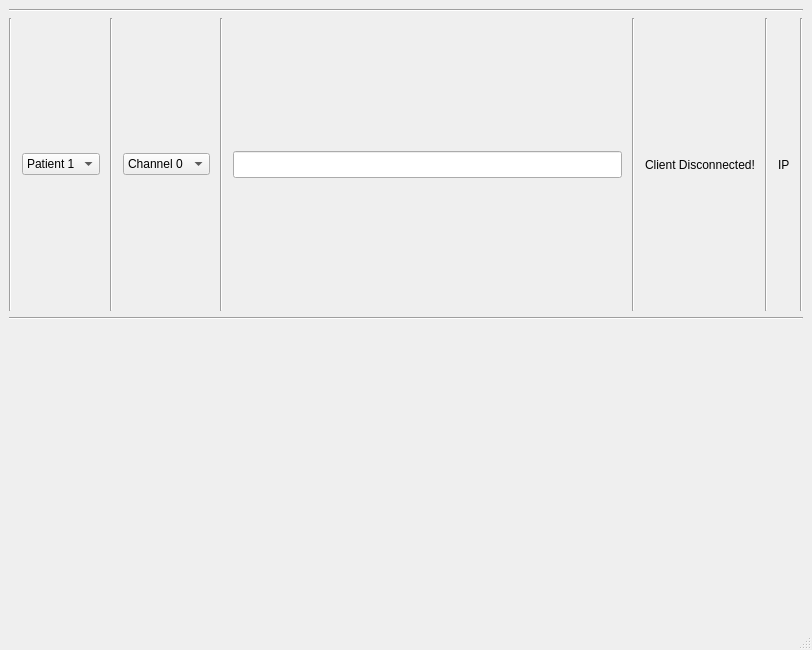
<?xml version="1.0" encoding="UTF-8"?>
<ui version="4.0">
 <class>MainWindow</class>
 <widget class="QMainWindow" name="MainWindow">
  <property name="geometry">
   <rect>
    <x>0</x>
    <y>0</y>
    <width>812</width>
    <height>650</height>
   </rect>
  </property>
  <property name="windowTitle">
   <string>ModMen® Production | EEG Server</string>
  </property>
  <property name="autoFillBackground">
   <bool>false</bool>
  </property>
  <property name="documentMode">
   <bool>false</bool>
  </property>
  <widget class="QWidget" name="centralwidget">
   <layout class="QVBoxLayout" name="verticalLayout">
    <item>
     <widget class="Line" name="line_6">
      <property name="orientation">
       <enum>Qt::Horizontal</enum>
      </property>
     </widget>
    </item>
    <item>
     <layout class="QHBoxLayout" name="horizontalLayout">
      <property name="spacing">
       <number>10</number>
      </property>
      <property name="rightMargin">
       <number>0</number>
      </property>
      <property name="bottomMargin">
       <number>0</number>
      </property>
      <item>
       <widget class="Line" name="line_7">
        <property name="orientation">
         <enum>Qt::Vertical</enum>
        </property>
       </widget>
      </item>
      <item>
       <widget class="QComboBox" name="pt_combo">
        <item>
         <property name="text">
          <string>Patient 1</string>
         </property>
        </item>
        <item>
         <property name="text">
          <string>Patient 2</string>
         </property>
        </item>
       </widget>
      </item>
      <item>
       <widget class="Line" name="line_3">
        <property name="orientation">
         <enum>Qt::Vertical</enum>
        </property>
       </widget>
      </item>
      <item>
       <widget class="QComboBox" name="ch_combo">
        <property name="contextMenuPolicy">
         <enum>Qt::DefaultContextMenu</enum>
        </property>
        <property name="layoutDirection">
         <enum>Qt::LeftToRight</enum>
        </property>
        <item>
         <property name="text">
          <string>Channel 0</string>
         </property>
        </item>
        <item>
         <property name="text">
          <string>Channel 1</string>
         </property>
        </item>
        <item>
         <property name="text">
          <string>Channel 2</string>
         </property>
        </item>
        <item>
         <property name="text">
          <string>Channel 3</string>
         </property>
        </item>
        <item>
         <property name="text">
          <string>Channel 4</string>
         </property>
        </item>
        <item>
         <property name="text">
          <string>Channel 5</string>
         </property>
        </item>
        <item>
         <property name="text">
          <string>Channel 6</string>
         </property>
        </item>
        <item>
         <property name="text">
          <string>Channel 7</string>
         </property>
        </item>
       </widget>
      </item>
      <item>
       <widget class="Line" name="line_4">
        <property name="orientation">
         <enum>Qt::Vertical</enum>
        </property>
       </widget>
      </item>
      <item>
       <widget class="QLineEdit" name="lndt_filename">
        <property name="minimumSize">
         <size>
          <width>50</width>
          <height>27</height>
         </size>
        </property>
       </widget>
      </item>
      <item>
       <widget class="Line" name="line">
        <property name="orientation">
         <enum>Qt::Vertical</enum>
        </property>
       </widget>
      </item>
      <item>
       <widget class="QLabel" name="lbl_error">
        <property name="text">
         <string>Client Disconnected!</string>
        </property>
       </widget>
      </item>
      <item>
       <widget class="Line" name="line_2">
        <property name="orientation">
         <enum>Qt::Vertical</enum>
        </property>
       </widget>
      </item>
      <item>
       <widget class="QLabel" name="lbl_ip">
        <property name="text">
         <string>IP</string>
        </property>
       </widget>
      </item>
      <item>
       <widget class="Line" name="line_8">
        <property name="orientation">
         <enum>Qt::Vertical</enum>
        </property>
       </widget>
      </item>
     </layout>
    </item>
    <item>
     <widget class="Line" name="line_5">
      <property name="orientation">
       <enum>Qt::Horizontal</enum>
      </property>
     </widget>
    </item>
    <item>
     <widget class="PlotWidget" name="grPlot" native="true"/>
    </item>
   </layout>
  </widget>
  <widget class="QStatusBar" name="statusbar"/>
 </widget>
 <customwidgets>
  <customwidget>
   <class>PlotWidget</class>
   <extends>QWidget</extends>
   <header>pyqtgraph</header>
   <container>1</container>
  </customwidget>
 </customwidgets>
 <resources/>
 <connections/>
</ui>
